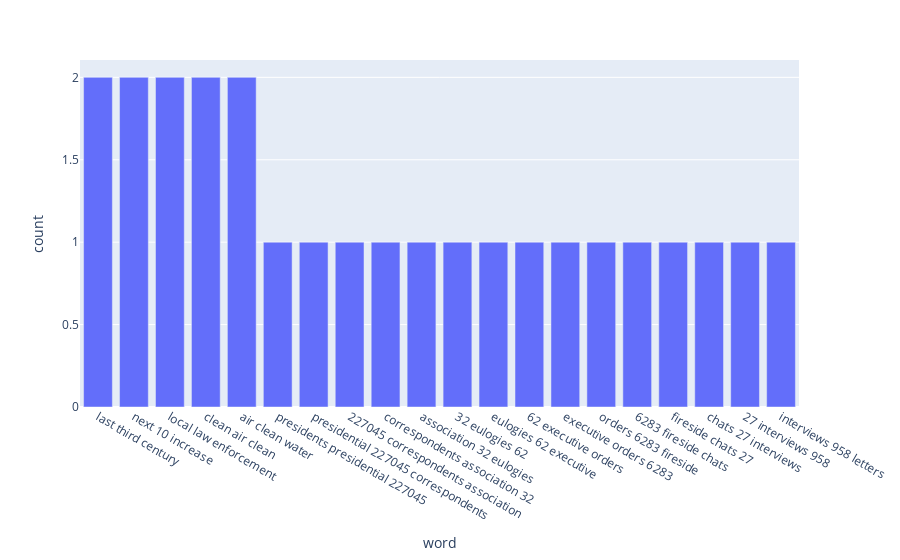

This figure's notebook cell:
### Code cell
dict_trigrams= {}

dict_trigrams_nixon = top_n_trigram(words_df[words_df.name == "Nixon"]['speech'])
bar_plot_toptrigrams(dict_trigrams_nixon)

### Figure 1 — Plotly figure (JSON) as saved in the notebook; plotly's stock layout.template omitted (floating-point values rounded to 4 significant figures)
{"data": [{"alignmentgroup": "True", "hovertemplate": "word=%{x}<br>count=%{y}<extra></extra>", "legendgroup": "", "marker": {"color": "#636efa", "pattern": {"shape": ""}}, "name": "", "offsetgroup": "", "orientation": "v", "showlegend": false, "textposition": "auto", "type": "bar", "x": ["last third century", "next 10 increase", "local law enforcement", "clean air clean", "air clean water", "presidents presidential 227045", "presidential 227045 correspondents", "227045 correspondents association", "correspondents association 32", "association 32 eulogies", "32 eulogies 62", "eulogies 62 executive", "62 executive orders", "executive orders 6283", "orders 6283 fireside", "6283 fireside chats", "fireside chats 27", "chats 27 interviews", "27 interviews 958", "interviews 958 letters"], "xaxis": "x", "y": [2, 2, 2, 2, 2, 1, 1, 1, 1, 1, 1, 1, 1, 1, 1, 1, 1, 1, 1, 1], "yaxis": "y"}], "layout": {"barmode": "relative", "legend": {"tracegroupgap": 0}, "margin": {"t": 60}, "xaxis": {"anchor": "y", "domain": [0, 1], "title": {"text": "word"}}, "yaxis": {"anchor": "x", "domain": [0, 1], "title": {"text": "count"}}}}
